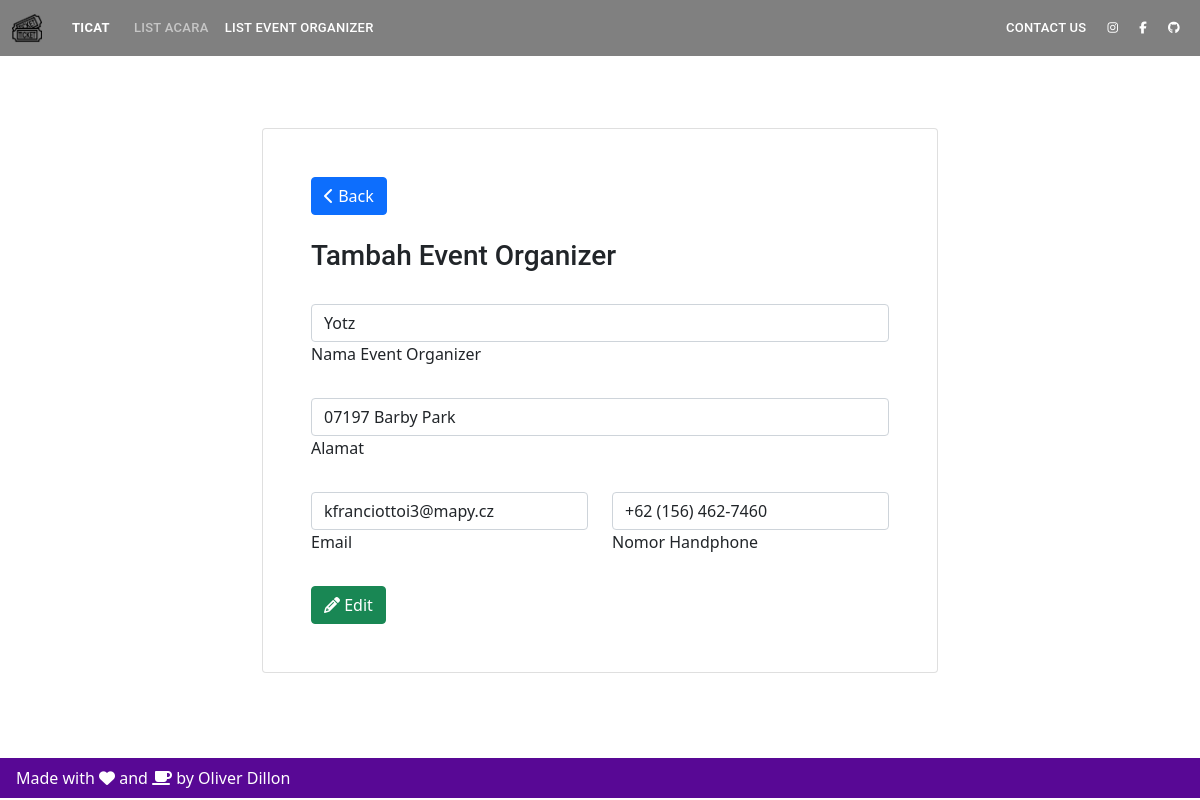
The app's page /eventorganizer/4 with its own data.
### App/models.py (models this page shows, shortened)
class EventOrganizer(models.Model):
    id = models.IntegerField(primary_key=True)
    name = models.TextField(max_length=50)
    address = models.TextField(max_length=100)
    email = models.EmailField()
    telp = models.TextField(max_length=20)
    created_at = datetime.datetime.now()

### App/views.py (the view)
# urls.py: path('eventorganizer/<str:eo_id>', views.eo, name="eo"),
def eo(request, eo_id):
    eo = EventOrganizer.objects.get(id = eo_id)
    if eo != None:
        return render(request, "edit.html", {'eo':eo})

### App/templates/edit.html (shortened to what this page needs)
{%extends 'add.html' %}
{% block active2 %} active {% endblock active2 %}
{%block btn-action%} <i class="fas fa-pencil"></i> Edit {%endblock btn-action%}
{%block value-name%} value="{{ eo.name }}" {%endblock value-name%}
{%block value-address%} value="{{ eo.address }}" {%endblock value-address%}
{%block value-email%} value="{{ eo.email }}" {%endblock value-email%}
{%block value-telp%} value="{{ eo.telp }}" {%endblock value-telp%}

### App/templates/add.html (shortened to what this page needs)
{%extends 'base.html'%}
{%block content%}
<br>
<br>
<br>
<div class="container-fluid">
    <div class="row justify-content-center">
        <div class="col-12 col-lg-9 col-xl-7">
            <div class="card">
                <div class="card-body p-4 p-md-5">
                    <a class="btn btn-primary mb-4" href="{% url 'data_eo' %}"><i class="fas fa-chevron-left"></i> Back</a>
                    <h3 class="mb-4 pb-2">Tambah Event Organizer</h3>
                    <form {% block actions %} action="/add_eventorganizer" {% endblock actions %} method="POST" enctype="multipart/form-data">
                        <div class="mb-4">
                            <div class="form-outline">
                                <input type="text" class="form-control" name="name" maxlength="50" required {%block value-name%}{%endblock value-name%}/>
                                <label class="form-label" for="name">Nama Event Organizer</label>
                            </div>
                        </div>
                        <div class="mb-4">
                            <div class="form-outline">
                                <input type="text" class="form-control" name="address" maxlength="100" required {%block value-address%}{%endblock value-address%}/>
                                <label class="form-label" for="address">Alamat</label>
                            </div>
                        </div>
                  <div class="row">
                    <div class="col-md-6 mb-4">
                      <div class="form-outline">
                        <input type="email" class="form-control" name="email" required {%block value-email%}{%endblock value-email%}/>
                        <label class="form-label" for="email">Email</label>
                      </div>
                    </div>
                    <div class="col-md-6 mb-4">
                      <div class="form-outline">
                        <input type="tel" id="phoneNumber" class="form-control" name="telp" maxlength="20" required {%block value-telp%}{%endblock value-telp%}/>
                        <label class="form-label" for="telp">Nomor Handphone</label>
                      </div>
                    </div>
                  </div>
                    <button class="btn btn-success" type="submit">
                        {%block btn-action%} <i class="fas fa-plus"></i> Event Organizer {%endblock btn-action%}
                    </button>
                </form>
              </div>
            </div>
          </div>
        </div>
</div>
{%endblock content%}

### static/css/style.css (style rules this page uses)
body { font-family: "Open Sans", sans-serif; color: #334240; }
a { text-decoration: none; color: #1bbca3; }
h1, h2, h3, h4, h5, h6 { font-family: "Roboto", sans-serif; }

### records on screen
EventOrganizer: name "Yotz", address "07197 Barby Park", email "kfranciottoi3@mapy.cz", telp "+62 (156) 462-7460"
